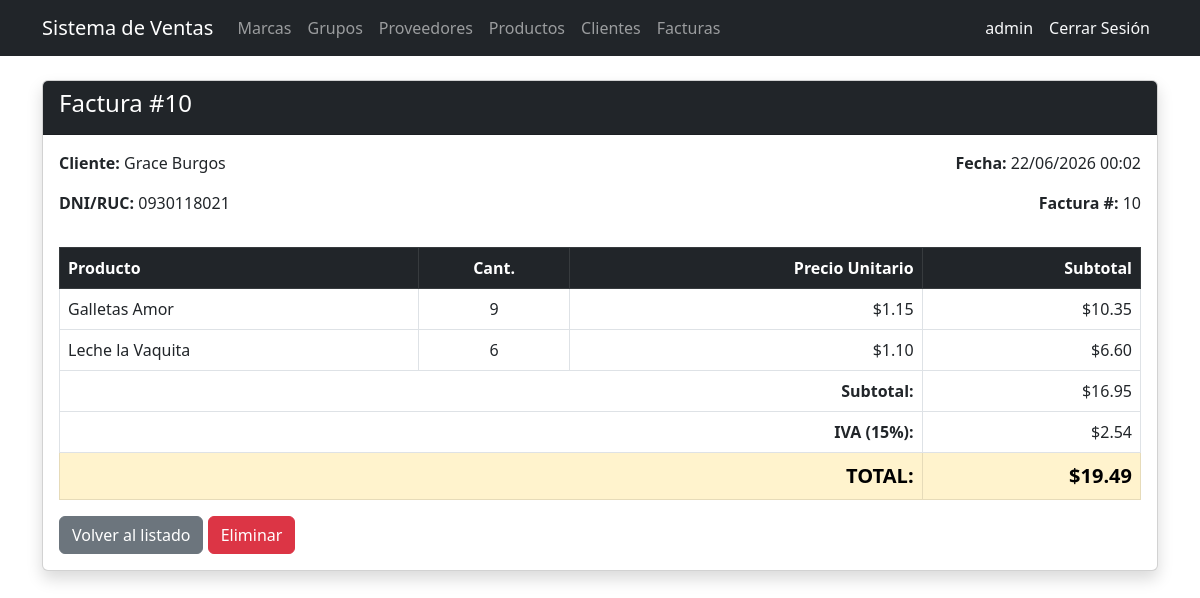
Screenshot of /invoices/10/ (signed in) with the database file from the repository.
### billing/models.py (models this page shows, shortened)
class Invoice(models.Model):
    customer = models.ForeignKey(Customer, on_delete=models.PROTECT, related_name='invoices')
    invoice_date = models.DateTimeField(auto_now_add=True)
    subtotal = models.DecimalField(max_digits=12, decimal_places=2, default=0)
    tax = models.DecimalField(max_digits=12, decimal_places=2, default=0)
    total = models.DecimalField(max_digits=12, decimal_places=2, default=0)
    is_active = models.BooleanField(default=True)
    class Meta: ordering = ['-invoice_date']

class Customer(models.Model):
    dni = models.CharField(max_length=13, unique=True, verbose_name='DNI/RUC', validators=[validate_cedula_ec])
    first_name = models.CharField(max_length=100)
    last_name = models.CharField(max_length=100)
    email = models.EmailField(blank=True, null=True)
    phone = models.CharField(max_length=20, blank=True, null=True)
    address = models.TextField(blank=True, null=True)
    is_active = models.BooleanField(default=True)
    created_at = models.DateTimeField(auto_now_add=True)
    updated_at = models.DateTimeField(auto_now=True)
    class Meta:
        ordering = ['last_name', 'first_name']
    @property
    def full_name(self): return f'{self.first_name} {self.last_name}'

class InvoiceDetail(models.Model):
    invoice = models.ForeignKey(Invoice, on_delete=models.CASCADE, related_name='details')
    product = models.ForeignKey(Product, on_delete=models.PROTECT, related_name='invoice_details')
    quantity = models.IntegerField(default=1)
    unit_price = models.DecimalField(max_digits=12, decimal_places=2)
    subtotal = models.DecimalField(max_digits=12, decimal_places=2, default=0)

class Product(models.Model):
    name = models.CharField(max_length=200, verbose_name='Product Name')
    description = models.TextField(default="", verbose_name='Descripción')
    brand = models.ForeignKey(Brand, on_delete=models.PROTECT, related_name='products')
    group = models.ForeignKey(ProductGroup, on_delete=models.PROTECT, related_name='products')
    suppliers = models.ManyToManyField(Supplier, related_name='products', blank=True)
    unit_price = models.DecimalField(max_digits=12, decimal_places=2)
    stock = models.IntegerField(default=0)
    image = models.ImageField(upload_to='products/', blank=True, null=True, verbose_name='Imagen')
    is_active = models.BooleanField(default=True)
    created_at = models.DateTimeField(auto_now_add=True)
    updated_at = models.DateTimeField(auto_now=True)
    class Meta:
        verbose_name = 'Product'
        verbose_name_plural = 'Products'
        ordering = ['name']

### billing/views.py (the view)
# urls.py: path('invoices/<int:pk>/', views.invoice_detail, name='invoice_detail'),
@login_required
def invoice_detail(request, pk):
    invoice = get_object_or_404(
        Invoice.objects.select_related('customer')
                       .prefetch_related('details__product'),
        pk=pk
    )
    return render(request, 'billing/invoice_detail.html', {'invoice': invoice})

### billing/templates/billing/invoice_detail.html (shortened to what this page needs)
{% extends 'billing/base.html' %}
{% block content %}
<div class="card shadow mb-4">
    <div class="card-header bg-dark text-white">
        <h4>Factura #{{ invoice.id }}</h4>
    </div>
    <div class="card-body">
        <div class="row mb-3">
            <div class="col-md-6">
                <p><strong>Cliente:</strong> {{ invoice.customer.full_name }}</p>
                <p><strong>DNI/RUC:</strong> {{ invoice.customer.dni }}</p>
            </div>
            <div class="col-md-6 text-end">
                <p><strong>Fecha:</strong> {{ invoice.invoice_date|date:"d/m/Y H:i" }}</p>
                <p><strong>Factura #:</strong> {{ invoice.id }}</p>
            </div>
        </div>
        <table class="table table-bordered">
            <thead class="table-dark">
                <tr>
                    <th>Producto</th>
                    <th class="text-center">Cant.</th>
                    <th class="text-end">Precio Unitario</th>
                    <th class="text-end">Subtotal</th>
                </tr>
            </thead>
            <tbody>
                {% for detail in invoice.details.all %}
                <tr>
                    <td>{{ detail.product.name }}</td>
                    <td class="text-center">{{ detail.quantity }}</td>
                    <td class="text-end">${{ detail.unit_price }}</td>
                    <td class="text-end">${{ detail.subtotal }}</td>
                </tr>
                {% endfor %}
            </tbody>
            <tfoot>
                <tr>
                    <td colspan="3" class="text-end fw-bold">Subtotal:</td>
                    <td class="text-end">${{ invoice.subtotal }}</td>
                </tr>
                <tr>
                    <td colspan="3" class="text-end fw-bold">IVA (15%):</td>
                    <td class="text-end">${{ invoice.tax }}</td>
                </tr>
                <tr class="table-warning">
                    <td colspan="3" class="text-end fw-bold fs-5">TOTAL:</td>
                    <td class="text-end fw-bold fs-5">${{ invoice.total }}</td>
                </tr>
            </tfoot>
        </table>
        <a href="{% url 'billing:invoice_list' %}" class="btn btn-secondary">Volver al listado</a>
        <a href="{% url 'billing:invoice_delete' invoice.pk %}" class="btn btn-danger">Eliminar</a>
    </div>
</div>
{% endblock %}

### billing/templates/billing/base.html (shortened to what this page needs)
<!DOCTYPE html>
<html lang="es">
<head>
  <link href="https://cdn.jsdelivr.net/npm/bootstrap@5.3.0/dist/css/bootstrap.min.css" rel="stylesheet">
</head>
<body>
  <nav class="navbar navbar-expand-lg navbar-dark bg-dark">
    <div class="container">
      <a class="navbar-brand" href="{% url 'billing:home' %}">Sistema de Ventas</a>
      <div class="collapse navbar-collapse" id="nav">
        <ul class="navbar-nav me-auto">
          {% if user.is_authenticated %}
          <li class="nav-item"><a class="nav-link" href="{% url 'billing:brand_list' %}">Marcas</a></li>
          <li class="nav-item"><a class="nav-link" href="{% url 'billing:productgroup_list' %}">Grupos</a></li>
          <li class="nav-item"><a class="nav-link" href="{% url 'billing:supplier_list' %}">Proveedores</a></li>
          <li class="nav-item"><a class="nav-link" href="{% url 'billing:product_list' %}">Productos</a></li>
          <li class="nav-item"><a class="nav-link" href="{% url 'billing:customer_list' %}">Clientes</a></li>
          <li class="nav-item"><a class="nav-link" href="{% url 'billing:invoice_list' %}">Facturas</a></li>
          {% endif %}
        </ul>
        <ul class="navbar-nav">
          {% if user.is_authenticated %}
          <li class="nav-item"><span class="nav-link text-light">{{ user.username }}</span></li>
          <li class="nav-item">
            <form method="post" action="{% url 'logout' %}" class="d-inline">
              <button type="submit" class="nav-link btn btn-link text-light" style="text-decoration:none;">
                Cerrar Sesión
              </button>
            </form>
          </li>
          {% else %}
          <li class="nav-item"><a class="nav-link" href="{% url 'login' %}">Iniciar Sesión</a></li>
          <li class="nav-item"><a class="nav-link" href="{% url 'billing:signup' %}">Registrarse</a></li>
          {% endif %}
        </ul>
      </div>
    </div>
  </nav>
  <div class="container mt-4">
    {% block content %}{% endblock %}
  </div>
</body>
</html>

### rows the page displays
Invoice: id "10", customer.full_name "Grace Burgos", customer.dni "0930118021", invoice_date "22/06/2026 00:02", subtotal "16.95", tax "2.54", total "19.49"
InvoiceDetail: product.name "Galletas Amor", quantity "9", unit_price "1.15", subtotal "10.35"
InvoiceDetail: product.name "Leche la Vaquita", quantity "6", unit_price "1.10", subtotal "6.60"

### other values shown
{{ user.username }} "admin"
